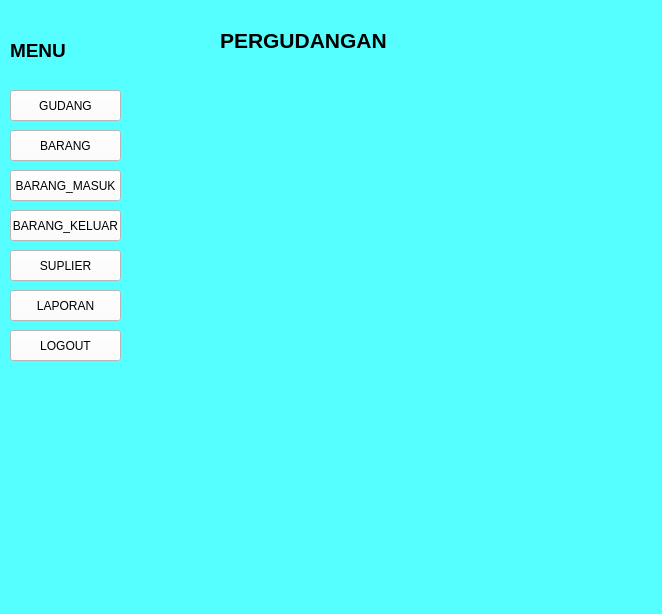
<?xml version="1.0" encoding="UTF-8"?>
<ui version="4.0">
 <class>MainWindow</class>
 <widget class="QMainWindow" name="MainWindow">
  <property name="geometry">
   <rect>
    <x>0</x>
    <y>0</y>
    <width>662</width>
    <height>614</height>
   </rect>
  </property>
  <property name="windowTitle">
   <string>MainWindow</string>
  </property>
  <property name="autoFillBackground">
   <bool>false</bool>
  </property>
  <property name="styleSheet">
   <string notr="true">background-color:rgb(85, 255, 255)
</string>
  </property>
  <widget class="QWidget" name="centralwidget">
   <widget class="QPushButton" name="pushButton">
    <property name="geometry">
     <rect>
      <x>10</x>
      <y>130</y>
      <width>111</width>
      <height>31</height>
     </rect>
    </property>
    <property name="styleSheet">
     <string notr="true">background-color:rgb(255, 255, 255)
</string>
    </property>
    <property name="text">
     <string>BARANG</string>
    </property>
   </widget>
   <widget class="QPushButton" name="pushButton_2">
    <property name="geometry">
     <rect>
      <x>10</x>
      <y>170</y>
      <width>111</width>
      <height>31</height>
     </rect>
    </property>
    <property name="styleSheet">
     <string notr="true">background-color:rgb(255, 255, 255)
  </string>
    </property>
    <property name="text">
     <string>BARANG_MASUK</string>
    </property>
   </widget>
   <widget class="QPushButton" name="pushButton_3">
    <property name="geometry">
     <rect>
      <x>10</x>
      <y>210</y>
      <width>111</width>
      <height>31</height>
     </rect>
    </property>
    <property name="styleSheet">
     <string notr="true">background-color:rgb(255, 255, 255)</string>
    </property>
    <property name="text">
     <string>BARANG_KELUAR</string>
    </property>
   </widget>
   <widget class="QPushButton" name="pushButton_4">
    <property name="geometry">
     <rect>
      <x>10</x>
      <y>250</y>
      <width>111</width>
      <height>31</height>
     </rect>
    </property>
    <property name="styleSheet">
     <string notr="true">background-color:rgb(255, 255, 255)</string>
    </property>
    <property name="text">
     <string>SUPLIER</string>
    </property>
   </widget>
   <widget class="QPushButton" name="pushButton_5">
    <property name="geometry">
     <rect>
      <x>10</x>
      <y>290</y>
      <width>111</width>
      <height>31</height>
     </rect>
    </property>
    <property name="styleSheet">
     <string notr="true">background-color:rgb(255, 255, 255)</string>
    </property>
    <property name="text">
     <string>LAPORAN</string>
    </property>
   </widget>
   <widget class="QPushButton" name="pushButton_6">
    <property name="geometry">
     <rect>
      <x>10</x>
      <y>330</y>
      <width>111</width>
      <height>31</height>
     </rect>
    </property>
    <property name="styleSheet">
     <string notr="true">background-color:rgb(255, 255, 255)</string>
    </property>
    <property name="text">
     <string>LOGOUT</string>
    </property>
   </widget>
   <widget class="QPushButton" name="pushButton_7">
    <property name="geometry">
     <rect>
      <x>10</x>
      <y>90</y>
      <width>111</width>
      <height>31</height>
     </rect>
    </property>
    <property name="styleSheet">
     <string notr="true">background-color:rgb(255, 255, 255)       
</string>
    </property>
    <property name="text">
     <string>GUDANG</string>
    </property>
   </widget>
   <widget class="QLabel" name="label">
    <property name="geometry">
     <rect>
      <x>10</x>
      <y>30</y>
      <width>111</width>
      <height>41</height>
     </rect>
    </property>
    <property name="font">
     <font>
      <pointsize>14</pointsize>
      <weight>75</weight>
      <bold>true</bold>
     </font>
    </property>
    <property name="text">
     <string>MENU</string>
    </property>
   </widget>
   <widget class="QLabel" name="label_2">
    <property name="geometry">
     <rect>
      <x>220</x>
      <y>30</y>
      <width>201</width>
      <height>21</height>
     </rect>
    </property>
    <property name="font">
     <font>
      <pointsize>16</pointsize>
      <weight>75</weight>
      <bold>true</bold>
     </font>
    </property>
    <property name="text">
     <string>PERGUDANGAN</string>
    </property>
   </widget>
  </widget>
  <widget class="QMenuBar" name="menubar">
   <property name="geometry">
    <rect>
     <x>0</x>
     <y>0</y>
     <width>662</width>
     <height>18</height>
    </rect>
   </property>
  </widget>
  <widget class="QStatusBar" name="statusbar"/>
 </widget>
 <resources/>
 <connections/>
</ui>
